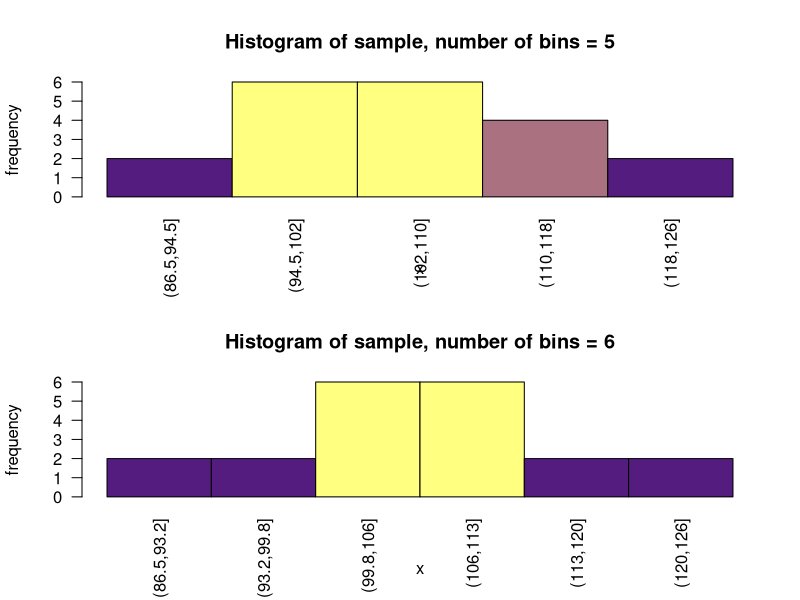

Reproduce this figure in R.
# learn R my friends!!
myhist <- function(x){
  graphics.off() # kill graphics
  n <- length(x) # sample size
  ifelse(n < 25, bins <- 5:6, 
         ifelse(n >=25 & n <= 50, bins <- 7:10, 
                bins <- 11:15))
  
  nplots <- length(bins) # a separate plot for each bin number
  mach <- Sys.info()
  if(mach[1] == "Windows"){windows()}else(quartz())
  layout(matrix(1:nplots)) # cut the surface according to number of plots
  
  mybarplot <- function(i){# function to use in the for loop
    xc <- cut(x,bins[i])
    xct <- table(xc) # make a table
    r <- xct/max(xct) # 0<= r <= 1 -- used for rgb
    barplot(xct,
            col = rgb(r,r^2,0.5), 
            space = 0,# continuous
            xlab = "x",
            ylab = "frequency",
            main = paste0("Histogram of sample, ","number of bins = ", bins[i]),
            las = 2)}
  
  for(i in 1:nplots) mybarplot( i = i)
    
  invisible(list(bins = bins, x = x, nplots = nplots, n  =n)) # returns an invisible list
}

out <- myhist(x = rnorm(20,100,10))
out$x
